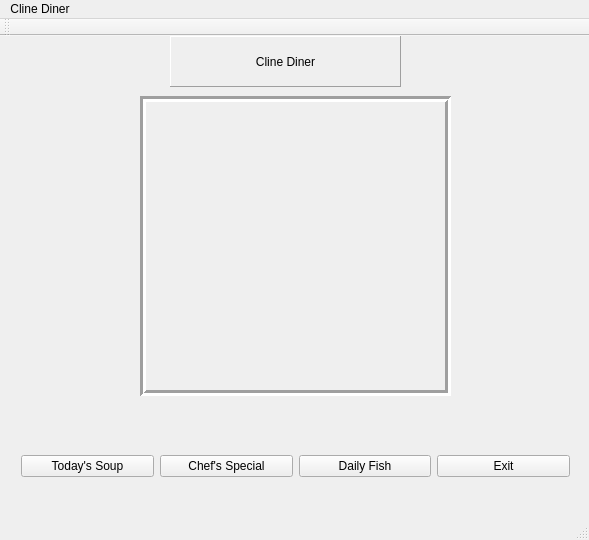
<?xml version="1.0" encoding="UTF-8"?>
<ui version="4.0">
 <class>MainWindow</class>
 <widget class="QMainWindow" name="MainWindow">
  <property name="geometry">
   <rect>
    <x>0</x>
    <y>0</y>
    <width>589</width>
    <height>540</height>
   </rect>
  </property>
  <property name="windowTitle">
   <string>MainWindow</string>
  </property>
  <widget class="QWidget" name="centralWidget">
   <widget class="QLabel" name="picture">
    <property name="geometry">
     <rect>
      <x>140</x>
      <y>60</y>
      <width>311</width>
      <height>300</height>
     </rect>
    </property>
    <property name="frameShape">
     <enum>QFrame::Box</enum>
    </property>
    <property name="frameShadow">
     <enum>QFrame::Sunken</enum>
    </property>
    <property name="lineWidth">
     <number>3</number>
    </property>
    <property name="text">
     <string/>
    </property>
   </widget>
   <widget class="QLabel" name="label_2">
    <property name="geometry">
     <rect>
      <x>170</x>
      <y>0</y>
      <width>231</width>
      <height>51</height>
     </rect>
    </property>
    <property name="cursor">
     <cursorShape>SizeBDiagCursor</cursorShape>
    </property>
    <property name="frameShape">
     <enum>QFrame::Panel</enum>
    </property>
    <property name="frameShadow">
     <enum>QFrame::Raised</enum>
    </property>
    <property name="text">
     <string>Cline Diner</string>
    </property>
    <property name="alignment">
     <set>Qt::AlignCenter</set>
    </property>
   </widget>
   <widget class="QLabel" name="namePrice_Label">
    <property name="geometry">
     <rect>
      <x>140</x>
      <y>360</y>
      <width>311</width>
      <height>20</height>
     </rect>
    </property>
    <property name="text">
     <string/>
    </property>
    <property name="alignment">
     <set>Qt::AlignCenter</set>
    </property>
   </widget>
   <widget class="QWidget" name="layoutWidget">
    <property name="geometry">
     <rect>
      <x>10</x>
      <y>390</y>
      <width>571</width>
      <height>81</height>
     </rect>
    </property>
    <layout class="QHBoxLayout" name="horizontalLayout">
     <item>
      <widget class="QPushButton" name="todaySoup_Button">
       <property name="text">
        <string>Today's Soup</string>
       </property>
      </widget>
     </item>
     <item>
      <widget class="QPushButton" name="chefSpecial_Button">
       <property name="text">
        <string>Chef's Special</string>
       </property>
      </widget>
     </item>
     <item>
      <widget class="QPushButton" name="dailyFish_Button">
       <property name="text">
        <string>Daily Fish</string>
       </property>
      </widget>
     </item>
     <item>
      <widget class="QPushButton" name="exit_Button">
       <property name="text">
        <string>Exit</string>
       </property>
      </widget>
     </item>
    </layout>
   </widget>
  </widget>
  <widget class="QMenuBar" name="menuBar">
   <property name="geometry">
    <rect>
     <x>0</x>
     <y>0</y>
     <width>589</width>
     <height>21</height>
    </rect>
   </property>
   <widget class="QMenu" name="menuCline_Diner">
    <property name="title">
     <string>Cline Diner</string>
    </property>
   </widget>
   <addaction name="menuCline_Diner"/>
  </widget>
  <widget class="QToolBar" name="mainToolBar">
   <attribute name="toolBarArea">
    <enum>TopToolBarArea</enum>
   </attribute>
   <attribute name="toolBarBreak">
    <bool>false</bool>
   </attribute>
  </widget>
  <widget class="QStatusBar" name="statusBar"/>
 </widget>
 <layoutdefault spacing="6" margin="11"/>
 <resources/>
 <connections/>
 <designerdata>
  <property name="gridDeltaX">
   <number>10</number>
  </property>
  <property name="gridDeltaY">
   <number>10</number>
  </property>
  <property name="gridSnapX">
   <bool>true</bool>
  </property>
  <property name="gridSnapY">
   <bool>true</bool>
  </property>
  <property name="gridVisible">
   <bool>true</bool>
  </property>
 </designerdata>
</ui>
